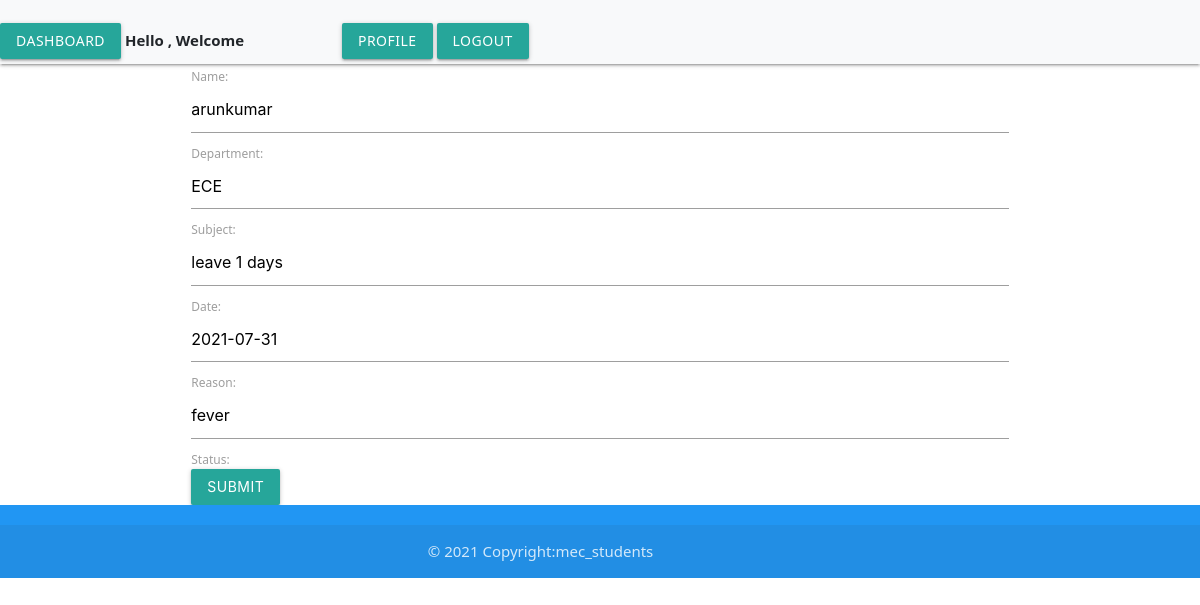
The page /giveper/2 on the database its author committed.
### clg/models.py (models this page shows, shortened)
class Permission(models.Model):
    name=models.CharField(max_length=50)
    department=models.CharField(max_length=350)
    subject=models.CharField(max_length=250)
    date=models.DateField()
    reason=models.CharField(max_length=250)
    status = models.BooleanField(default=False)

### clg/views.py (the view)
# urls.py: path('giveper/<int:id>',views.givePermission,name='giveper'),
def  givePermission(request,id):
	obj=Permission.objects.get(id=id)
	if request.method=='POST':
		obj=Permission.objects.get(id=id)
		form=PermissionForm(request.POST,instance=obj)
		if form.is_valid():
			obj.name=form.cleaned_data['name']
			obj.save()
			form.save()
			return redirect('viewper')
	else:
		form=PermissionForm(instance=obj)
	context={
		'form':form,
		'obj':obj,
	}
	return render(request,'giveper.html',context)

### clg/forms.py
class PermissionForm(forms.ModelForm):
    class Meta:
        model=Permission
        fields='__all__'

### templates/giveper.html (shortened to what this page needs)
{% extends 'index.html' %}
{% block content %}
<div class="container">
    <form method="POST">
        {% load materializecss %}
        {{form|materializecss}}
        <input type="submit" class="btn btn-primary btn-lg btn-block" value="submit">
    </form>
</div>
{% endblock %}

### rows shown on the page
Permission: name "arunkumar", department "ECE", subject "leave 1 days", date "2021-07-31", reason "fever"
